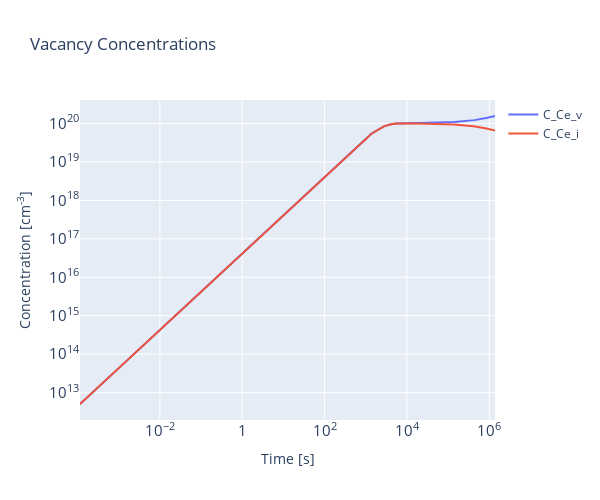
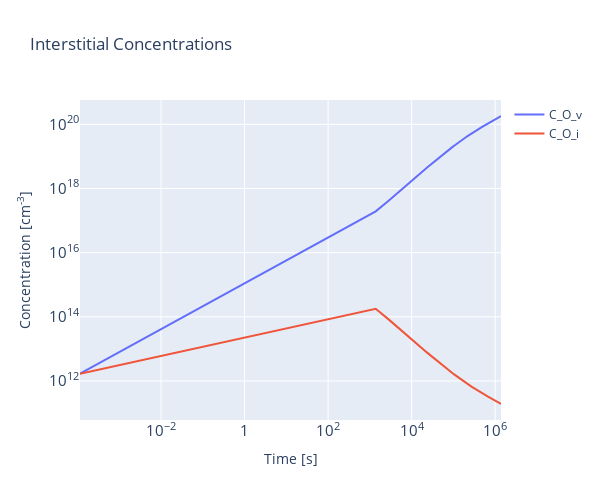
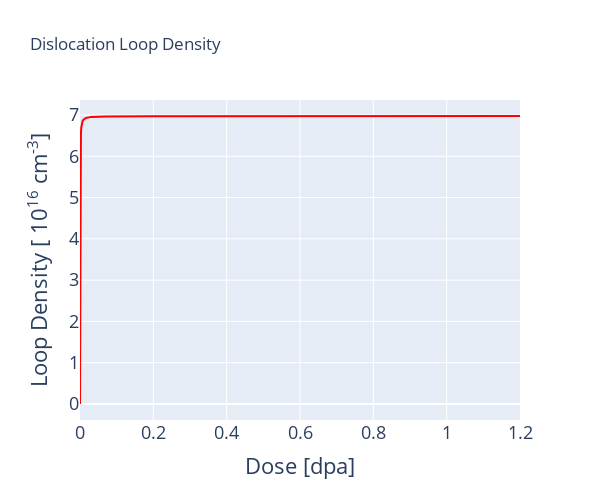
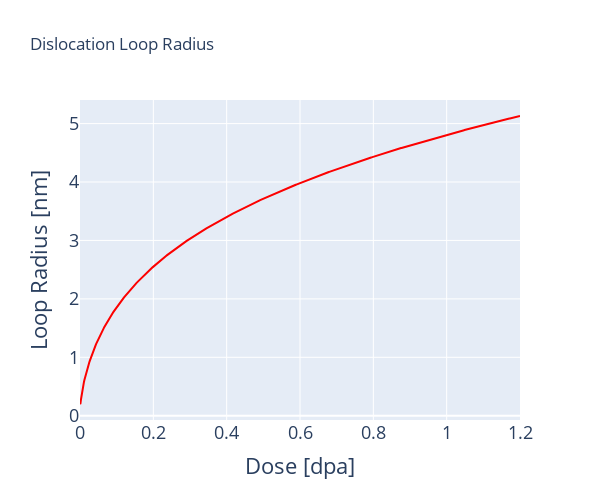

Source (notebook cell) for these figures, in order:
### Code cell
figs = interactive_plots(results, G_0)

names = {0:"Ce-concentrations",
        1:"O-concentrations",
        2:"Loop-Density",
        3:"Loop-radius"}

for i,fig in enumerate(figs):
    file_name = f"../../images/plot-{names[i]}-LF.svg"
    fig.write_image(file_name)

### Figure 1 — Plotly figure (JSON) as saved in the notebook; plotly's stock layout.template omitted (floating-point values rounded to 4 significant figures; data arrays with more than 128 entries replaced by an {"elided": "..."} marker saying what was removed)
{"data": [{"mode": "lines", "name": "C_Ce_v", "type": "scatter", "x": {"elided": "1000 float values"}, "y": {"elided": "1000 float values"}}, {"mode": "lines", "name": "C_Ce_i", "type": "scatter", "x": {"elided": "1000 float values"}, "y": {"elided": "1000 float values"}}], "layout": {"height": 500, "title": {"text": "Vacancy Concentrations"}, "width": 600, "xaxis": {"exponentformat": "power", "title": {"text": "Time [s]"}, "type": "log"}, "yaxis": {"exponentformat": "power", "title": {"text": "Concentration [cm<sup>-3</sup>]"}, "type": "log"}}}

### Figure 2 — Plotly figure (JSON) as saved in the notebook; plotly's stock layout.template omitted (floating-point values rounded to 4 significant figures; data arrays with more than 128 entries replaced by an {"elided": "..."} marker saying what was removed)
{"data": [{"mode": "lines", "name": "C_O_v", "type": "scatter", "x": {"elided": "1000 float values"}, "y": {"elided": "1000 float values"}}, {"mode": "lines", "name": "C_O_i", "type": "scatter", "x": {"elided": "1000 float values"}, "y": {"elided": "1000 float values"}}], "layout": {"height": 500, "title": {"text": "Interstitial Concentrations"}, "width": 600, "xaxis": {"exponentformat": "power", "title": {"text": "Time [s]"}, "type": "log"}, "yaxis": {"exponentformat": "power", "title": {"text": "Concentration [cm<sup>-3</sup>]"}, "type": "log"}}}

### Figure 3 — Plotly figure (JSON) as saved in the notebook; plotly's stock layout.template omitted (floating-point values rounded to 4 significant figures; data arrays with more than 128 entries replaced by an {"elided": "..."} marker saying what was removed)
{"data": [{"line": {"color": "#fc0100"}, "mode": "lines", "name": "N_L", "type": "scatter", "x": {"elided": "1000 float values"}, "y": {"elided": "1000 float values"}}], "layout": {"height": 500, "title": {"text": "Dislocation Loop Density"}, "width": 600, "xaxis": {"tickfont": {"size": 18}, "title": {"font": {"size": 22}, "text": "Dose [dpa]"}}, "yaxis": {"tickfont": {"size": 18}, "title": {"font": {"size": 22}, "text": "Loop Density [ 10<sup>16</sup> cm<sup>-3</sup>] "}}}}

### Figure 4 — Plotly figure (JSON) as saved in the notebook; plotly's stock layout.template omitted (floating-point values rounded to 4 significant figures; data arrays with more than 128 entries replaced by an {"elided": "..."} marker saying what was removed)
{"data": [{"line": {"color": "#fc0100"}, "mode": "lines", "name": "R_L", "type": "scatter", "x": {"elided": "1000 float values"}, "y": {"elided": "1000 float values"}}], "layout": {"height": 500, "title": {"text": "Dislocation Loop Radius"}, "width": 600, "xaxis": {"tickfont": {"size": 18}, "title": {"font": {"size": 22}, "text": "Dose [dpa]"}}, "yaxis": {"tickfont": {"size": 18}, "title": {"font": {"size": 22}, "text": "Loop Radius [nm]"}}}}
